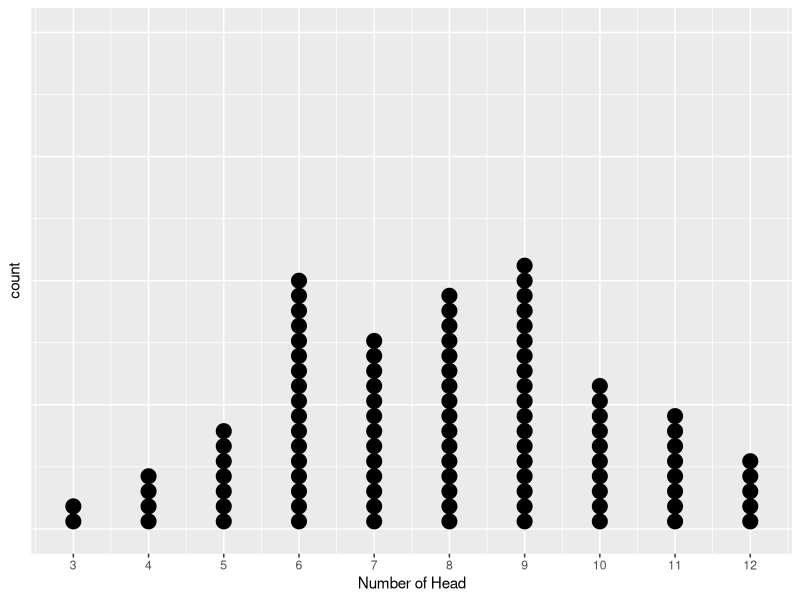
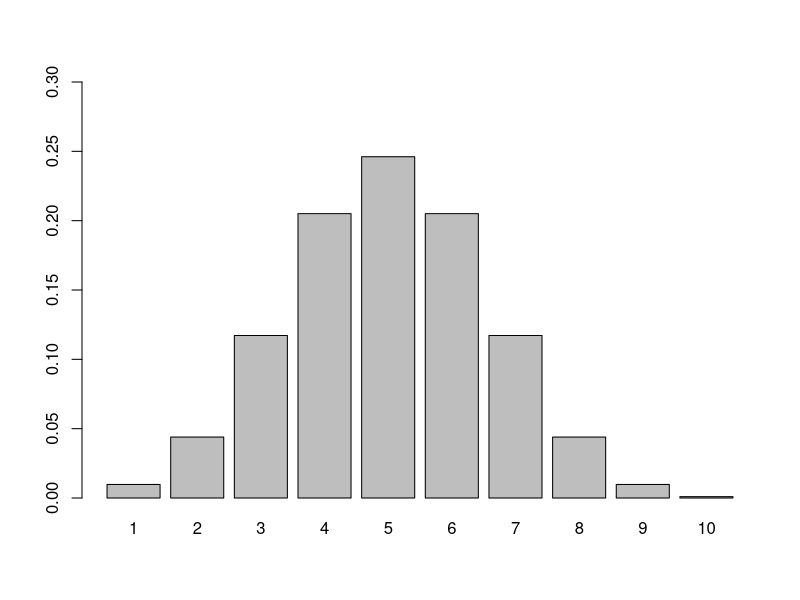

Source code (R) for these figures, in order:
## ---- chunk 1
# The following code simulates the number of head obtained from flipping a coin 10 times. 
resultContainer <- numeric(length=10)
for (i in 1: 10){
# in each trail, there are only two possible outcomes, 0 represents tail and 1 represents head. 
  resultContainer[i] <- sample(0:1,1)
}
# Each value in the resultContainer represents result from flipping the coin each time, since one repetition contains 10 trails, there are 10 values in resultContainer. 
resultContainer
# sumHead represents the total number of head obtained from flipping the coin 10 times. 
sumHead <- sum(resultContainer)
sumHead
## ---- chunk 2
# oneRep saves result of one repetion (16 trails). In each trial, outcome is 0 or 1. 
oneRep <- rep(NA,16)
# container saves result of all 100 replications.  
container <- t(replicate(100,oneRep))
for (i in 1:100) {
  for (j in 1:16){
    # 0 stands for Buzz guessing wrong and 1 stands for Buzz guessing correctly. 
    container[i,j] <- sample(0:1,1)
  }
}
# calculate number of head in each replication and save the result in the dis100Rep vector
dis100Rep <- rowSums(container)
# create a dataframe "simulatedDisM" saving result for each repetition
repLabel <- 1:100
simulatedDis <- cbind(repLabel,dis100Rep)
simulatedDisM <- as.data.frame(simulatedDis)
head(simulatedDisM)
# plot the resulted dataframe in a dot plot. 
library(ggplot2)
ggplot(simulatedDisM, aes(x = dis100Rep)) +
  geom_dotplot(method="histodot",binwidth = 0.2)+
  theme(
    axis.text.y=element_blank(),  #remove y axis labels
    axis.ticks.y=element_blank()  #remove y axis ticks
  )+
  scale_x_continuous(breaks=c(1:16))+
  labs(x="Number of Head")
## ---- chunk 3
# This example illustrate how to calculate the probablibity of obtaining 0 success from flipping a coin 10 times
numberTrial <- 10
numberSuccess <- 0
successProb <- 0.5
probability <- function(n, x) {
    factorial(n) / factorial(n-x) / factorial(x)*0.5^x*0.5^(n-x)
  }
prob0 <- probability(numberTrial,numberSuccess)

# Plot the distribution of getting number of heads from flipping a coin 10 times
distvector <- vector('numeric',length = 10)
for (i in 1:10){
  distvector[i] <- probability(10,i)
}
dis <- as.data.frame(cbind(seq(1,10),distvector))
barplot(dis$distvector,ylim=c(0,0.3),names.arg = dis$V1)
